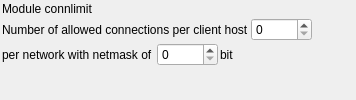
         <widget class="QWidget" name="tab4" >
          <attribute name="title" >
           <string>connlimit</string>
          </attribute>
          <layout class="QGridLayout" >
           <property name="leftMargin" >
            <number>2</number>
           </property>
           <property name="topMargin" >
            <number>2</number>
           </property>
           <property name="rightMargin" >
            <number>2</number>
           </property>
           <property name="bottomMargin" >
            <number>2</number>
           </property>
           <property name="horizontalSpacing" >
            <number>2</number>
           </property>
           <property name="verticalSpacing" >
            <number>2</number>
           </property>
           <item row="2" column="2" colspan="2" >
            <widget class="QLabel" name="textLabel5_2" >
             <property name="sizePolicy" >
              <sizepolicy vsizetype="Preferred" hsizetype="Minimum" >
               <horstretch>0</horstretch>
               <verstretch>0</verstretch>
              </sizepolicy>
             </property>
             <property name="text" >
              <string>bit</string>
             </property>
             <property name="wordWrap" >
              <bool>false</bool>
             </property>
            </widget>
           </item>
           <item row="2" column="4" colspan="2" >
            <spacer>
             <property name="orientation" >
              <enum>Qt::Horizontal</enum>
             </property>
             <property name="sizeType" >
              <enum>QSizePolicy::Expanding</enum>
             </property>
             <property name="sizeHint" >
              <size>
               <width>20</width>
               <height>20</height>
              </size>
             </property>
            </spacer>
           </item>
           <item row="2" column="1" >
            <widget class="QSpinBox" name="ipt_connlimit_masklen" >
             <property name="sizePolicy" >
              <sizepolicy vsizetype="Fixed" hsizetype="Fixed" >
               <horstretch>0</horstretch>
               <verstretch>0</verstretch>
              </sizepolicy>
             </property>
             <property name="maximum" >
              <number>10000</number>
             </property>
            </widget>
           </item>
           <item row="2" column="0" >
            <widget class="QLabel" name="textLabel3_3" >
             <property name="sizePolicy" >
              <sizepolicy vsizetype="Preferred" hsizetype="Minimum" >
               <horstretch>0</horstretch>
               <verstretch>0</verstretch>
              </sizepolicy>
             </property>
             <property name="text" >
              <string>per network with netmask of </string>
             </property>
             <property name="wordWrap" >
              <bool>false</bool>
             </property>
            </widget>
           </item>
           <item row="1" column="3" colspan="2" >
            <widget class="QSpinBox" name="ipt_connlimit" >
             <property name="sizePolicy" >
              <sizepolicy vsizetype="Fixed" hsizetype="Fixed" >
               <horstretch>0</horstretch>
               <verstretch>0</verstretch>
              </sizepolicy>
             </property>
             <property name="maximum" >
              <number>10000</number>
             </property>
            </widget>
           </item>
           <item row="1" column="5" >
            <spacer>
             <property name="orientation" >
              <enum>Qt::Horizontal</enum>
             </property>
             <property name="sizeType" >
              <enum>QSizePolicy::Expanding</enum>
             </property>
             <property name="sizeHint" >
              <size>
               <width>40</width>
               <height>20</height>
              </size>
             </property>
            </spacer>
           </item>
           <item row="1" column="0" colspan="3" >
            <widget class="QLabel" name="textLabel2_6" >
             <property name="text" >
              <string>Number of allowed connections per client host</string>
             </property>
             <property name="wordWrap" >
              <bool>false</bool>
             </property>
            </widget>
           </item>
           <item row="0" column="0" >
            <widget class="QLabel" name="textLabel3_4" >
             <property name="text" >
              <string>Module connlimit</string>
             </property>
             <property name="wordWrap" >
              <bool>false</bool>
             </property>
            </widget>
           </item>
           <item row="3" column="2" >
            <spacer>
             <property name="orientation" >
              <enum>Qt::Vertical</enum>
             </property>
             <property name="sizeType" >
              <enum>QSizePolicy::MinimumExpanding</enum>
             </property>
             <property name="sizeHint" >
              <size>
               <width>20</width>
               <height>0</height>
              </size>
             </property>
            </spacer>
           </item>
          </layout>
         </widget>
